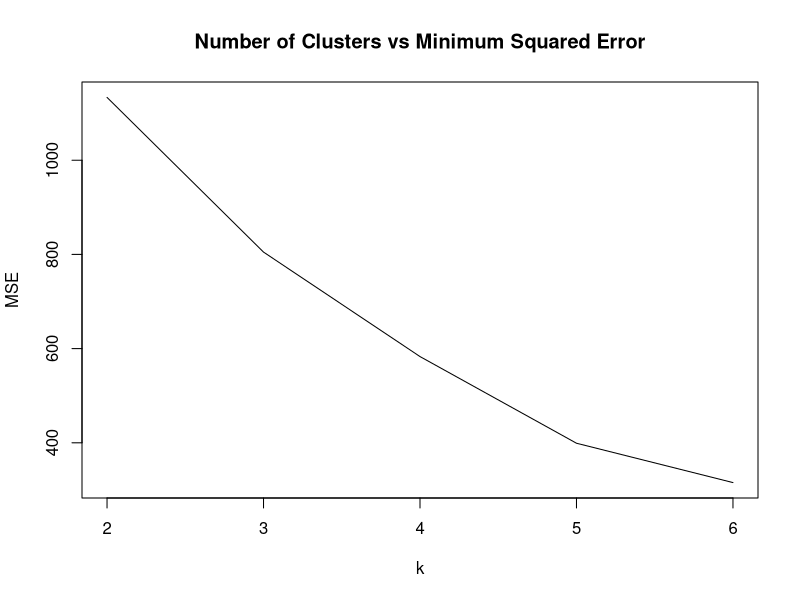

Reproduce this figure in R.

# Loading Data
data<-read.csv("Training_Dataset.csv",header=TRUE)

# Creating model for K means with 2 clusters
kmeans_2<-kmeans(data[,-4],2)

# Creating model for K means with 3 clusters

kmeans_3<-kmeans(data[,-4],3, algorithm = "MacQueen")

# Creating model for K means with 4 clusters

kmeans_4<-kmeans(data[,-4],4)

# Creating model for K means with 5 clusters

kmeans_5<-kmeans(data[,-4],5)

# Creating model for K means with 6 clusters

kmeans_6<-kmeans(data[,-4],6)

# Computing total sum of squares cluster for k=2 :
total_ss_2<- kmeans_2$tot.withinss

# Computing total sum of squares cluster for k=3 :
total_ss_3<- kmeans_3$tot.withinss

# Computing total sum of squares cluster for k=4 :
total_ss_4<- kmeans_4$tot.withinss
  

# Computing total sum of squares cluster for k=5 :
total_ss_5<- kmeans_5$tot.withinss

# Computing total sum of squares cluster for k=6 :
total_ss_6<- kmeans_6$tot.withinss


total_ss<-c(total_ss_2,total_ss_3,total_ss_4,total_ss_5,total_ss_6)

k_values<-c(2,3,4,5,6)

#Plotting graph for this :

plot(k_values,total_ss,xlab="k",ylab="MSE",type="l",main="Number of Clusters vs Minimum Squared Error")

# From the graph, as per this data,elbow is created at k=3, so we will take 3 clusters in this case

# Class output for each sample with k=3 in K Means

predicted<-kmeans_3$cluster

actual<-data[4]

cm_kmeans_3<-table(predicted, unlist(actual))

print(cm_kmeans_3)